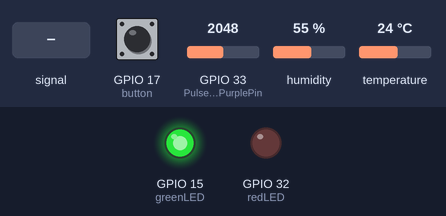
Bench run of a program on a simulated ESP32. On the bench: output pins drawn as LEDs (lit = HIGH). Dashed ring = blinking. The inputs (shaded band) are chosen by the test bench; at power-on: GPIO 17 (button) HIGH, GPIO 33 (PulseSensorPurplePin) = 2048, humidity 55 %, temperature 24 °C. WiFi joins after 1.5 s; servers stay silent unless stated; the local clock reads 2024-03-15 10:24:30 at power-on unless the program sets it; what the program prints to the serial monitor is not drawn.

Above: at 3.2 s.
3.3 s: GPIO 17 (button) pulled LOW for 0.15 s
At 3.7 s:
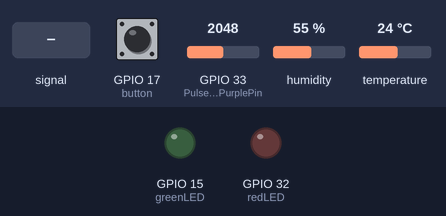
4.9 s: GPIO 33 (PulseSensorPurplePin) fed a 200 Hz sine of ±1023 counts around its level
At 5.8 s:
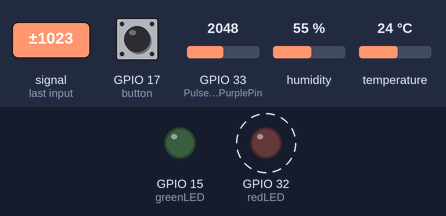
7.9 s: GPIO 33 (PulseSensorPurplePin) set to 3603
10.9 s: GPIO 33 (PulseSensorPurplePin) set to 3566
At 11.7 s:
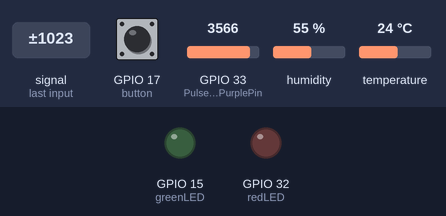
12.4 s: GPIO 33 (PulseSensorPurplePin) set to 4095
At 12.89 s:
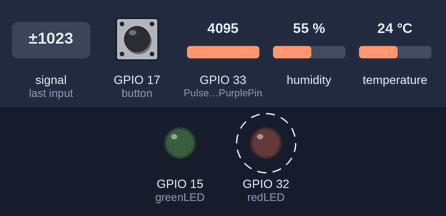
Timing chart, 0 to 16.4 s (numbered marks = the images above; inputs shaded):
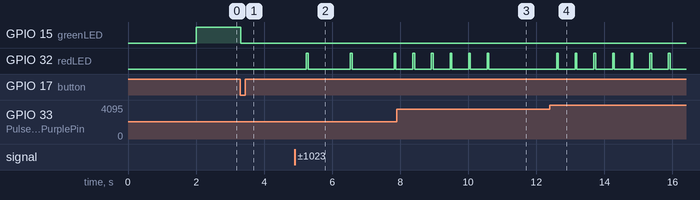

The program:

main.cpp
```cpp
/*
CS596 SDSU
Collin Trump
Spring 2023

This portion of code is built to run on the ESP32 TTGO T-Display and uses the sensors DHT20 and SEN-11574 Pulse sensor.
The DHT20 uses I2C wiring.

*/

#include <Arduino.h>
#include <string>
#include <WiFi.h>
#include <Firebase_ESP_Client.h>
#include <Wire.h>
#include <ezButton.h>
#include "time.h"
#include <DHT20.h>

// Provide the token generation process info.
#include "addons/TokenHelper.h"
// Provide the RTDB payload printing info and other helper functions.
#include "addons/RTDBHelper.h"

// Insert your network credentials
#define WIFI_SSID "Spare Change Crew"
#define WIFI_PASSWORD "pennypesofranc"

// Insert Firebase project API Key
#define API_KEY "AIzaSyDrEZmbnxGXxQcky1jtl3Gs6HjTjrM3_yc"

// Insert Authorized Email and Corresponding Password
#define USER_EMAIL "ctrump001@gmail.com"
#define USER_PASSWORD "admin1"

// Insert RTDB URLefine the RTDB URL
#define DATABASE_URL "https://myowncardial-default-rtdb.firebaseio.com/"

// Define Firebase objects
FirebaseData fbdo;
FirebaseAuth auth;
FirebaseConfig config;

// Variable to save USER UID
String uid;

// Database main path (to be updated in setup with the user UID)
String databasePath;
// Database child nodes
String bpmPath = "/BPM";
String ecgPath = "/ECG";
String timePath = "/timestamp";
String tempPath = "/temperature";
String humidityPath = "/humidity";

// Parent Node (to be updated in every loop)
String parentPath;

int timestamp;
FirebaseJson json;

const char* ntpServer = "pool.ntp.org";

int BPM = 0;
int ECG = 0;
int temp = 0;
DHT20 DHT;
uint8_t count = 0;

//  Variables
int PulseSensorPurplePin = 33;       // Pulse Sensor purple wire
int greenLED = 15;                   // Green LED
int redLED = 32;                      // Red LED
unsigned long sendDataPrevMillis = 0;

ezButton button(17);                  // Button
unsigned long benchmark_millis;       // Benchmark for recording program time
unsigned long benchmark_led = 0;

int Signal;                           // Holds the incoming raw data from pulse sensor
int prevSignal;                       // Holds the previous loop's signal value
int Threshold = 2700;                 // Sets the threshold to count a beat
bool buttonPressed;


// Initialize WiFi
void initWiFi() {
  WiFi.begin(WIFI_SSID, WIFI_PASSWORD);
  Serial.print("Connecting to WiFi ..");
  while (WiFi.status() != WL_CONNECTED) {
    Serial.print('.');
    delay(1000);
  }
  Serial.println(WiFi.localIP());
  Serial.println();
}

// Function that gets current epoch time
unsigned long getTime() {
  time_t now;
  struct tm timeinfo;
  if (!getLocalTime(&timeinfo)) {
    Serial.println("Failed to obtain time");
    return(0);
  }
  time(&now);
  return now;
}

//Calculates the BPM given the running time of the program
int calculateBPM(int nBPM, long int benchmark){
  int multiplier = 1;
  int currSec = (millis() - benchmark)/1000;
  if(currSec < 1){
    multiplier = 60;
  }
  else{
    multiplier = 60/currSec;
  }
  nBPM = nBPM * multiplier;
  return nBPM;
}

void setup(){

  DHT.begin();
  Serial.begin(9600);             // Set's up Serial Communication at certain speed.
  pinMode(redLED,OUTPUT);         // Red LED for heartbeat - initialization
  pinMode(greenLED,OUTPUT);       // Green LED for data transfer - initialization
  buttonPressed = false;          // Bool to check for pressed button


  //Connects to WiFi
  initWiFi();
  configTime(0, 0, ntpServer);

  // Assign the api key (required)
  config.api_key = API_KEY;

  // Assign the user sign in credentials
  auth.user.email = USER_EMAIL;
  auth.user.password = USER_PASSWORD;

  // Assign the Firebase Real Time Database URL (required)
  config.database_url = DATABASE_URL;

  Firebase.reconnectWiFi(true);
  fbdo.setResponseSize(4096);

  // Assign the callback function for the long running token generation task
  config.token_status_callback = tokenStatusCallback;

  // Assign the maximum retry of token generation
  config.max_token_generation_retry = 5;

  // Initialize the library with the Firebase auth and config
  Firebase.begin(&config, &auth);

  // Gets the user UID and prints '.' for each second waited
  Serial.println("Getting User UID");
  while ((auth.token.uid) == "") {
    Serial.print('.');
    delay(1000);
  }
  // Print user UID
  uid = auth.token.uid.c_str();
  Serial.print("User UID: ");
  Serial.println(uid);

  // Update the database path with current UID
  databasePath = "/UsersData/";
  databasePath += uid;
  databasePath += "/readings";

  //Moves to loop
}

void loop(){

  button.loop();

  //Humidity and Temperature reading
  uint32_t start = micros();
  int status = DHT.read();
  uint32_t stop = micros();

  // While WiFi is connected and ready to transfer data, green LED is on
  if(buttonPressed == false){
    digitalWrite(greenLED,HIGH);
  }

  //Once button is pressed a timer starts and the green LED turns off
  if(button.isPressed()){

    Serial.println("Button pressed.");
    buttonPressed = true;
    benchmark_millis = millis();
    digitalWrite(greenLED,LOW);
  }

  // Checks if 30 seconds have passed since button was pressed
  if(((millis() - benchmark_millis) >= 30000) && buttonPressed == true){
      Serial.println("-----------------------------------------------");
      Serial.println("30 seconds elapsed.");
      Serial.println("-----------------------------------------------");
      buttonPressed = false;
      BPM = 0;
    }

  // If button has been pressed, records BPM & Pulse strength & temperature
  if(buttonPressed == true){

    Signal = analogRead(PulseSensorPurplePin);

    //Prints the current readings in the console
    Serial.print("Pulse strength: ");
    Serial.println(analogRead(PulseSensorPurplePin));
    Serial.print("BPM: ");
    Serial.println(calculateBPM(BPM, benchmark_millis));
    Serial.print("Temperature: ");
    Serial.println(DHT.getTemperature());
    Serial.print("Humidity: ");
    Serial.println(DHT.getHumidity());

    sendDataPrevMillis = millis();

    //Get current timestamp
    timestamp = getTime();
    Serial.print ("time: ");
    Serial.println (timestamp);

    parentPath= databasePath;
    parentPath += "/";
    parentPath += String(timestamp);

    // Sends the data to the firebase database
    json.set(bpmPath.c_str(), String(calculateBPM(BPM, benchmark_millis)));
    json.set(ecgPath.c_str(), String(analogRead(PulseSensorPurplePin)));
    json.set(tempPath.c_str(), String(DHT.getTemperature()));
    json.set(humidityPath.c_str(), String(DHT.getHumidity()));
    json.set(timePath, String(timestamp));
    Serial.printf("Sending json data... %s\n", Firebase.RTDB.setJSON(&fbdo, parentPath.c_str(), &json) ? "[sent]" : fbdo.errorReason().c_str());

    // Checks to make sure enough time has passed between heart beats then adjusts BPM and red LED
    if(Signal < Threshold){
      prevSignal = Signal;
    }

    if(prevSignal > Signal){
      delay(50);
    }
    else{

      if(Signal > Threshold){             // If the signal is above the threshold the red LED turns on and adds a count to BPM
        if(millis() - benchmark_led > 300){
          benchmark_led = millis();
          digitalWrite(redLED,HIGH);
          delay(50);
        }

          digitalWrite(redLED,LOW);

      BPM += 1;
      prevSignal = Signal;
    }

    delay(50);
    }

  }

}
```

Measured:
- after the input at 3.3 s, GPIO 15 (greenLED): HIGH → LOW at once
- after the input at 4.9 s, GPIO 32 (redLED): alternates HIGH for 0.05 s and LOW for 1.2 s, starting after 0.35 s
- after the input at 10.9 s, GPIO 32 (redLED): stops changing and stays LOW
- after the input at 12.4 s, GPIO 32 (redLED): alternates HIGH for 0.05 s and LOW for 0.50 s, starting after 0.20 s
